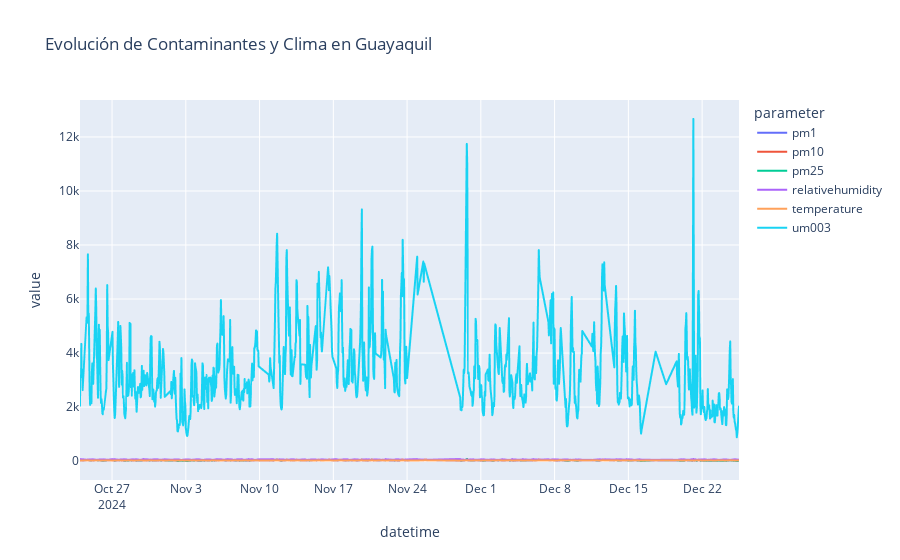

The code cell stored with this chart in its notebook:
### Code cell
print("--- Gráfico de todas las variables en el tiempo ---")
fig_series = px.line(df_pivot, title='Evolución de Contaminantes y Clima en Guayaquil')
fig_series.show()

### Figure 1 — Plotly figure (JSON) as saved in the notebook; plotly's stock layout.template omitted (floating-point values rounded to 4 significant figures; data arrays with more than 128 entries replaced by an {"elided": "..."} marker saying what was removed)
{"data": [{"hovertemplate": "parameter=pm1<br>datetime=%{x}<br>value=%{y}<extra></extra>", "legendgroup": "pm1", "line": {"color": "#636efa", "dash": "solid"}, "marker": {"symbol": "circle"}, "mode": "lines", "name": "pm1", "showlegend": true, "type": "scattergl", "x": {"elided": "1000 str values"}, "xaxis": "x", "y": {"elided": "1000 float values"}, "yaxis": "y"}, {"hovertemplate": "parameter=pm10<br>datetime=%{x}<br>value=%{y}<extra></extra>", "legendgroup": "pm10", "line": {"color": "#EF553B", "dash": "solid"}, "marker": {"symbol": "circle"}, "mode": "lines", "name": "pm10", "showlegend": true, "type": "scattergl", "x": {"elided": "1000 str values"}, "xaxis": "x", "y": {"elided": "1000 float values"}, "yaxis": "y"}, {"hovertemplate": "parameter=pm25<br>datetime=%{x}<br>value=%{y}<extra></extra>", "legendgroup": "pm25", "line": {"color": "#00cc96", "dash": "solid"}, "marker": {"symbol": "circle"}, "mode": "lines", "name": "pm25", "showlegend": true, "type": "scattergl", "x": {"elided": "1000 str values"}, "xaxis": "x", "y": {"elided": "1000 float values"}, "yaxis": "y"}, {"hovertemplate": "parameter=relativehumidity<br>datetime=%{x}<br>value=%{y}<extra></extra>", "legendgroup": "relativehumidity", "line": {"color": "#ab63fa", "dash": "solid"}, "marker": {"symbol": "circle"}, "mode": "lines", "name": "relativehumidity", "showlegend": true, "type": "scattergl", "x": {"elided": "1000 str values"}, "xaxis": "x", "y": {"elided": "1000 float values"}, "yaxis": "y"}, {"hovertemplate": "parameter=temperature<br>datetime=%{x}<br>value=%{y}<extra></extra>", "legendgroup": "temperature", "line": {"color": "#FFA15A", "dash": "solid"}, "marker": {"symbol": "circle"}, "mode": "lines", "name": "temperature", "showlegend": true, "type": "scattergl", "x": {"elided": "1000 str values"}, "xaxis": "x", "y": {"elided": "1000 float values"}, "yaxis": "y"}, {"hovertemplate": "parameter=um003<br>datetime=%{x}<br>value=%{y}<extra></extra>", "legendgroup": "um003", "line": {"color": "#19d3f3", "dash": "solid"}, "marker": {"symbol": "circle"}, "mode": "lines", "name": "um003", "showlegend": true, "type": "scattergl", "x": {"elided": "1000 str values"}, "xaxis": "x", "y": {"elided": "1000 float values"}, "yaxis": "y"}], "layout": {"legend": {"title": {"text": "parameter"}, "tracegroupgap": 0}, "title": {"text": "Evolución de Contaminantes y Clima en Guayaquil"}, "xaxis": {"anchor": "y", "domain": [0, 1], "title": {"text": "datetime"}}, "yaxis": {"anchor": "x", "domain": [0, 1], "title": {"text": "value"}}}}
